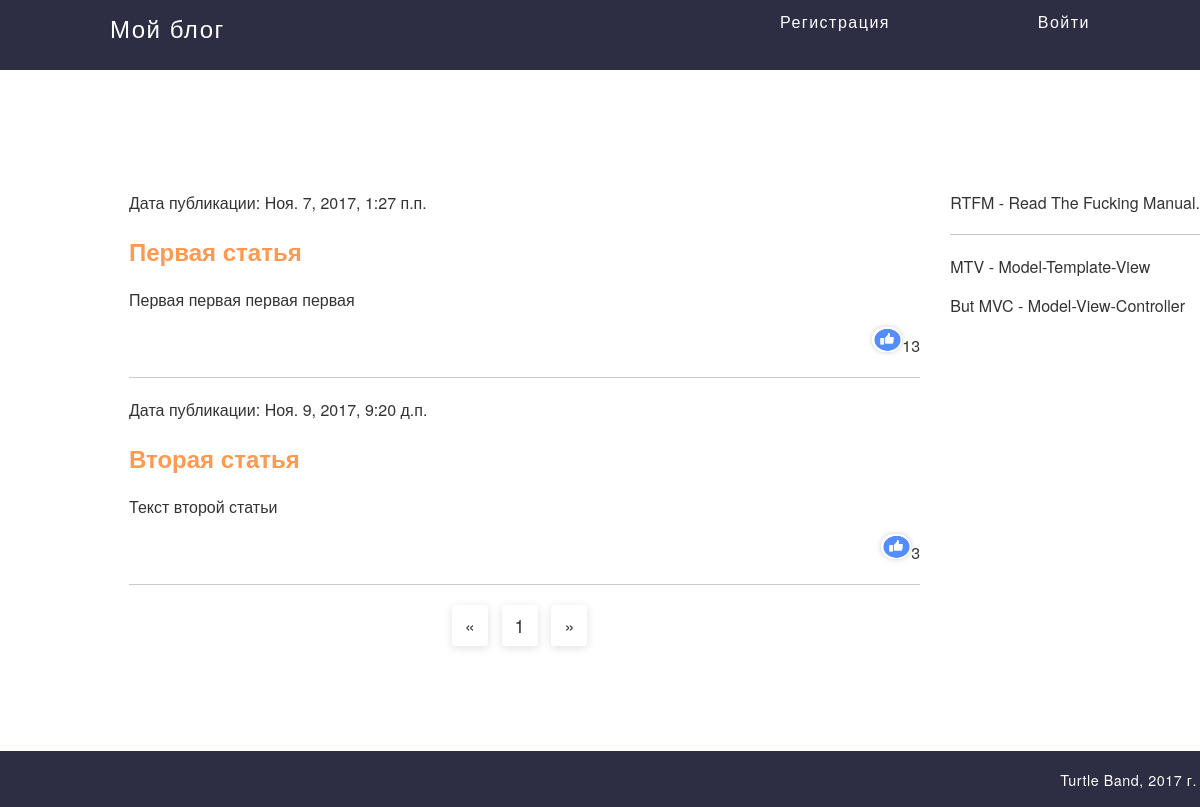
Before: / with the older database file.
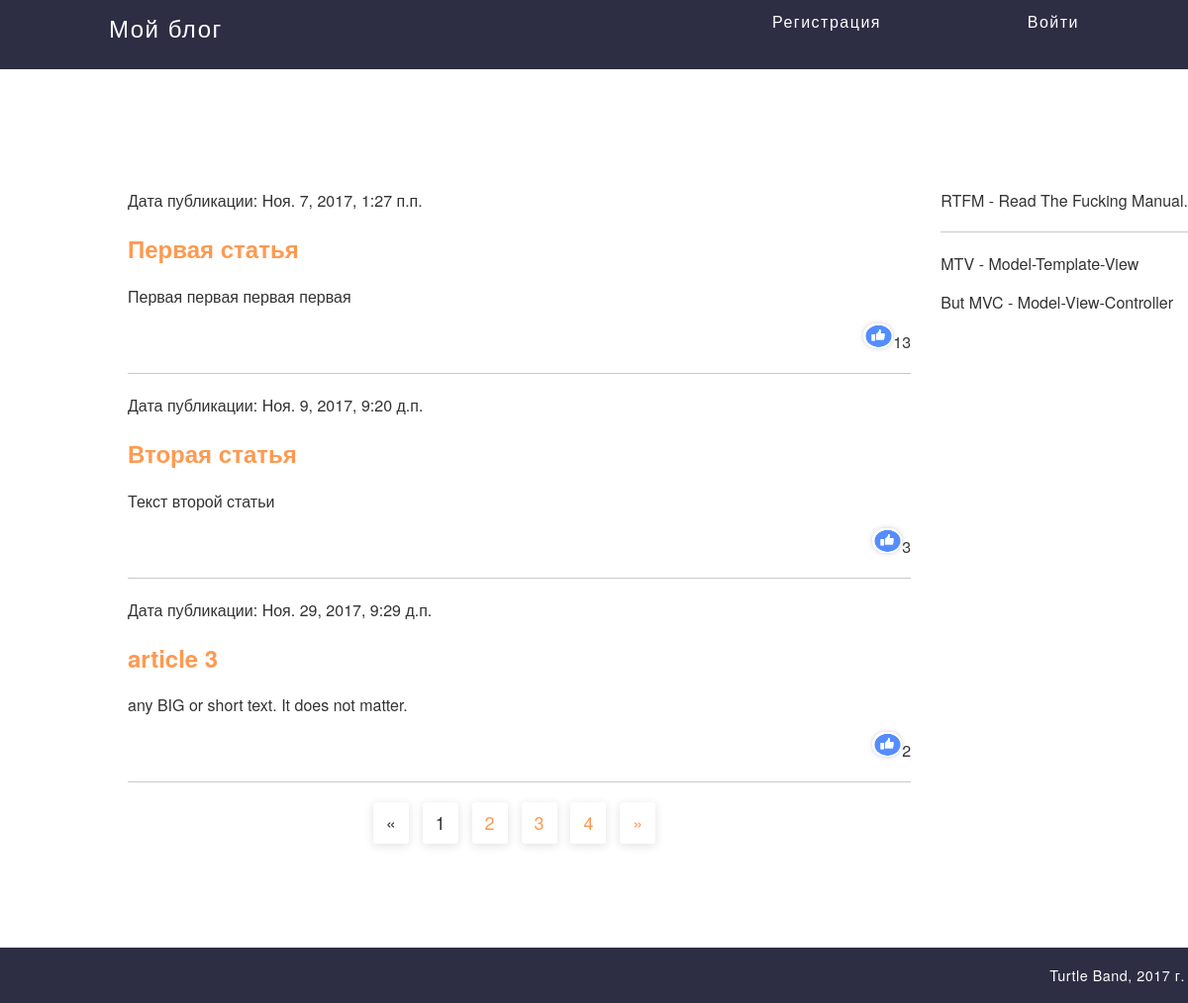
After: the same page with the newer database file.
### articles/models.py (models this page shows)
class Article(models.Model):
    class Meta():
        db_table = 'article'
    article_title = models.CharField(max_length=200)
    article_text = models.TextField()
    article_date = models.DateTimeField()
    article_likes = models.IntegerField(default=0)

### articles/views.py (the view)
# urls.py: url(r'^', include('articles.urls')),
def articles(request, page_number=1):
    try:
        all_articles = Article.objects.all()
        current_page = Paginator(all_articles, 3)
        return render_to_response('articles.html', {'articles': current_page.page(page_number),
                                                    'username': auth.get_user(request).username})
    except EmptyPage:
        raise Http404

### articles/templates/articles/articles.html (shortened to what this page needs)
{% extends 'base.html' %}
{% load staticfiles %}
{% block links %}
<link rel="stylesheet" type="text/css" href="{% static 'css/articles.css' %}">
{% endblock %}
{% block article %}
<div>
{% for article in articles %}
    <div>
        <p> Дата публикации: {{ article.article_date }} </p>
        <a href="/article/get/{{ article.id }}/"> <h2>{{ article.article_title }} </h2></a>
        <p> {{ article.article_text }} </p>
        <p align="right"><a href="/articles/addlike/{{ article.id }}/"><img src="{% static 'articles/imgs/index.png' %}" width="20px" height="25px" class="like-img"></a>{{ article.article_likes }}</p>
    </div>
    <hr>
{% endfor %}
</div>
<div class="paginator">
    {% if articles.has_previous %}
        <a class="box" href="{% url 'articlesapp:articles' articles.previous_page_number %}">
            &laquo;
        </a>
    {% else %}
        <a class="current box" href="">
            &laquo;
        </a>
    {% endif %}
    {% for page in articles.paginator.page_range %}
        {% if page == articles.number %}
            <a class="current box" href="{% url 'articlesapp:articles' page %}">
                {{ page }}
            </a>
        {% else %}
            <a class="box" href="{% url 'articlesapp:articles' page %}">
                {{ page }}
            </a>
        {% endif %}
    {% endfor %}
    {% if articles.has_next %}
        <a class="box" href="{% url 'articlesapp:articles' articles.next_page_number %}">
            &raquo;
        </a>
    {% else %}
        <a class="current box" href="">
            &raquo;
        </a>
    {% endif %}
</div>
{% endblock %}

### articles/templates/articles/base.html (shortened to what this page needs)
{% load staticfiles %}
<!DOCTYPE html PUBLIC "-//W3C//DTD XHTML 1.0 Strict//EN">
<html lang="ru">
<head>
    <link rel="stylesheet" type="text/css" href="{% static 'css/base.css' %}" />
    {% block links %}{% endblock %}
</head>
<body>
<header>
    <div class="top">
        <div class="top-container light-middle-text">
            <div class="top-left-side">
                <section>
                    <a href="/" class="light-middle-text">Мой блог</a>
                </section>
            </div>
            <div class="top-right-side">
                <div class="top-right-login-or-logout">
                    <section>
                            {% if username %}
                                <a href="{% url 'auth:logout' %}" class="light-middle-text">
                                        Выйти ({{ username }})
                                    </a>
                            {% else %}
                                    <a href="{% url 'auth:login' %}" class="light-middle-text">
                                        Войти
                                    </a>
                            {% endif %}
                    </section>
                </div>
                <div class="top-right-register-or-about">
                    {% if username %}
                    <a href="/" class="light-middle-text">
                        О себе
                    </a>
                    {% else %}
                    <a href="{% url 'reg:registration' %}" class="light-middle-text">
                        Регистрация
                    </a>
                    {% endif %}
                </div>
            </div>
        </div>
    </div>
</header>
    <div class="maket">
        {% block body %}
        <div class="grid-x">
            <div>
                {% block latest_articles %}
                <p>
                    RTFM - Read The Fucking Manual.
                </p>
                {% endblock %}
                <hr>
            </div>
            <div>
                {% block latest_comments %}
                <p>
                    MTV - Model-Template-View
                </p>
                <p>
                    But MVC - Model-View-Controller
                </p>
                {% endblock %}
            </div>
        </div>
        <div class="cell-block" id="auto-margin">
            <div class="cell-block-child">
                {% block article %}
                {% endblock %}
            </div>
        </div>
        {% endblock %}
    </div>
<footer>
    <div class="bottom light-middle-text">
        <p align="right">
            Turtle Band, 2017 г.
        </p>
    </div>
</footer>
</body>
</html>

### articles/static/articles/css/base.css (style rules this page uses)
body { margin-bottom: 0px; margin-left: 0px; margin-right: 0px; margin-top: 0px; font-size:16px; color:#333; background-color:#fff; padding: 10 px; font-family: "Helvetica Neue", Helvetica, Roboto, Arial, sans-serif; }
header { background-color: #2d2d44; position: fixed left: 0px; top: 0px; right: 0px; height: 70px; }
footer { width: 100%; position: static; box-sizing: border-box; background-color: #2d2d44; display: block; letter-spacing: 0.5px; }
.maket { background-color: #fff; box-sizing: border-box; padding: 15px 0px 15px 10px; margin: 90px 0; min-width: 800px; max-width: 1200px; text-rendering: optimizelegibility; }
.top { height: 70px; box-sizing: border-box; font-size: 24px; text-rendering: optimizelegibility; }
.bottom { box-sizing: border-box; font-size: 90%; padding: 3px; text-rendering: optimizelegibility; }
.top-right-side { text-align:center; font-size: 16px; box-sizing: border-box; width: 40%; float: right; height: 50px; text-align: right; }
.top-left-side { padding: 10px; box-sizing: border-box; float: left; text-align: left; width: 40%; height: 50px; font-sizing: 24px; text-width: 1.5; letter-spacing: 1.5; text-rendering: optimizelegibility; }
.top-right-register-or-about { float:left; box-sizing: border-box; width: 50%; padding: 10px; }
.top-right-login-or-logout { float: right; box-sizing: border-box; width: 50%; padding: 10px; }
hr { box-sizing: content-box; height: 0; overflow: visible; clear: both; max-width: 75rem; height: 0; margin: 1.25rem auto; border-top: 0; border-right: 0; border-bottom: 1px solid #cacaca; border-left: 0; }
.grid-x { background-color: # width: 20%; float: right; padding-left:5px; }
.cell-block { padding-left: 10%; padding-right: 21%; }
.cell-block-child { margin-right: 30 px; padding-right: 30px; }
a { color: rgb(255, 153, 80); text-decoration: none; cursor: pointer; }
a img { border: 0; }
.like-img { width: 30px; border-radius: 25px; box-shadow: 0 0 5px #ccc; color: 4c4caa; }
.top-container { align-items: center; box-sizing: border-box; letter-spacing: 1.5px; margin-left: 100px; width: 1000px; height: 70px; }
.light-middle-text { color: #fff; }

### articles/static/articles/css/articles.css (style rules this page uses)
.paginator { box-sizing: border-box; color: rgb(51, 51, 51); font-size: 14px; font-weight: 300; line-height: 24.5px; margin-bottom: 0px; margin-left: 0px; margin-right: 0px; margin-top: 0px; text-align: center; }
.box { background-attachment: scroll; background-clip: border-box; background-color: rgb(255, 255, 255); background-origin: padding-box; background-position: 0px 0px; background-position-x: 0px; background-position-y: 0px; background-repeat: repeat; background-size: auto auto; border-bottom-left-radius: 2px; border-bottom-right-radius: 2px; border-top-left-radius: 2px; border-top-right-radius: 2px; box-shadow: rgba(0, 0, 0, 0.12) 0px 0.0833333px 0.183333px 0px, rgba(0, 0, 0, 0.12) 0px 2px 10px 0px; box-sizing: border-box; cursor: pointer; display: inline-block; font-size: 18px; font-weight: 300; line-height: 31.5px; margin-right: 10px; padding-bottom: 5px; padding-left: 13px; padding-right: 13px; padding-top: 5px; text-align: center; text-decoration: none; text-decoration-color: #2d2d44; text-decoration-line: none; text-decoration-style: solid; transform: none; transition-delay: 0s; transition-duration: 0s; transition-property: none; transition-timing-function: ease; }
.current { color: rgb(51, 51, 51); cursor: auto; }

Changed rows visible on the page:
added Article: article_date "Ноя. 29, 2017, 9:29 д.п.", article_title "article 3", article_text "any BIG or short text. It does not matter.", article_likes "2"
Other visible differences:
new list line: "2"
new list line: "3"
new list line: "4"
